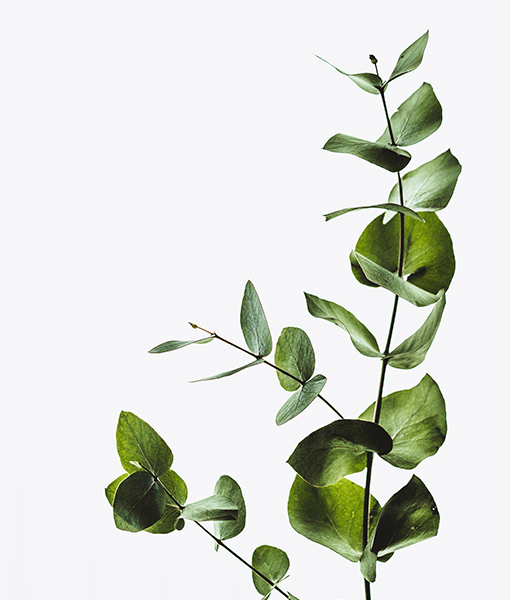
//> input picture CPU/test.png, 510 x 600 px
$ ./test_compare   (built with g++ and OpenCV 4)
//> lines starting //> are read from the running program, lines starting //| are printed output that depends on the picture
#include<iostream>
#include<opencv2/opencv.hpp>
#include<opencv2/imgproc/imgproc.hpp>
#include<bits/stdc++.h>

using namespace std;
using namespace cv;

int main()
{
        Mat o,a,b,c,d,x;
	double max_score;
	o = imread("test.png");
//> o is the input picture: 600 rows x 510 cols, CV_8UC3; mean B, G, R 214.4, 222.3, 219
	cout<<o.type()<<" "<<(o.type() & CV_MAT_DEPTH_MASK)<<endl;
//| 16 0
        //a = imread("test/img61.jpeg");
	cout<<o.rows<<endl;
//| 600
        cvtColor(o,b,CV_BGR2GRAY);
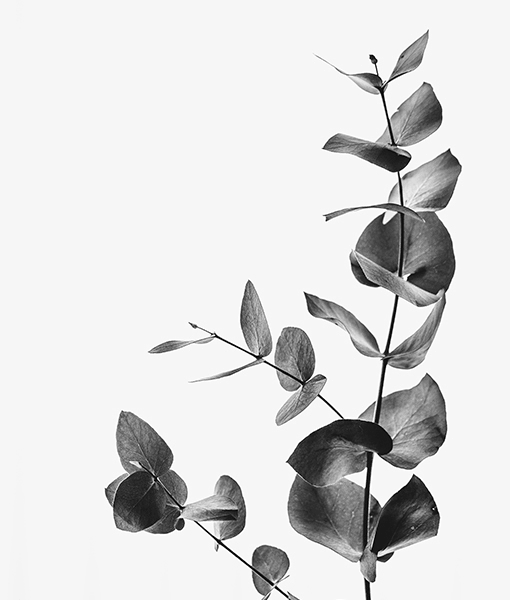
//> b: 600 rows x 510 cols, CV_8UC1; min 1, max 255, mean 220.3
	imwrite("gray_test.png",b);
        // [4 lines of commented-out code are left out]
        int i,j,m=0,n=0,p=0;
        for(i=0;i<o.rows;i++)
        {
                for(j=0;j<o.cols;j++)
                {
			Vec3b p0 = o.at<Vec3b>(i,j);
			Vec3b p1 = b.at<Vec3b>(i,j);
			cout<<int(p0.val[0])<<" "<<int(p0.val[1])<<" "<<int(p0.val[2])<<endl;
			// [4 lines of commented-out code are left out]
			if(p0[0] == p1[0])
				m++;
			if(p0[1] == p1[1])
				n++;
			if(p0[2] == p1[2])
				p++;
                }
        }
//> this loop made 600 passes
//> (m, n, p) on passes 1 to 3: (0, 500, 462), (0, 1001, 925), (0, 1502, 1388)
//> after the loop, m = 2074; n = 180349; p = 173731
        if(i==a.rows && j==a.cols)
                cout<<"True"<<endl;
        else
                cout<<"False"<<endl;
//> (the run ends here: the program stops with an error, at `absdiff(b,d,x);`)
